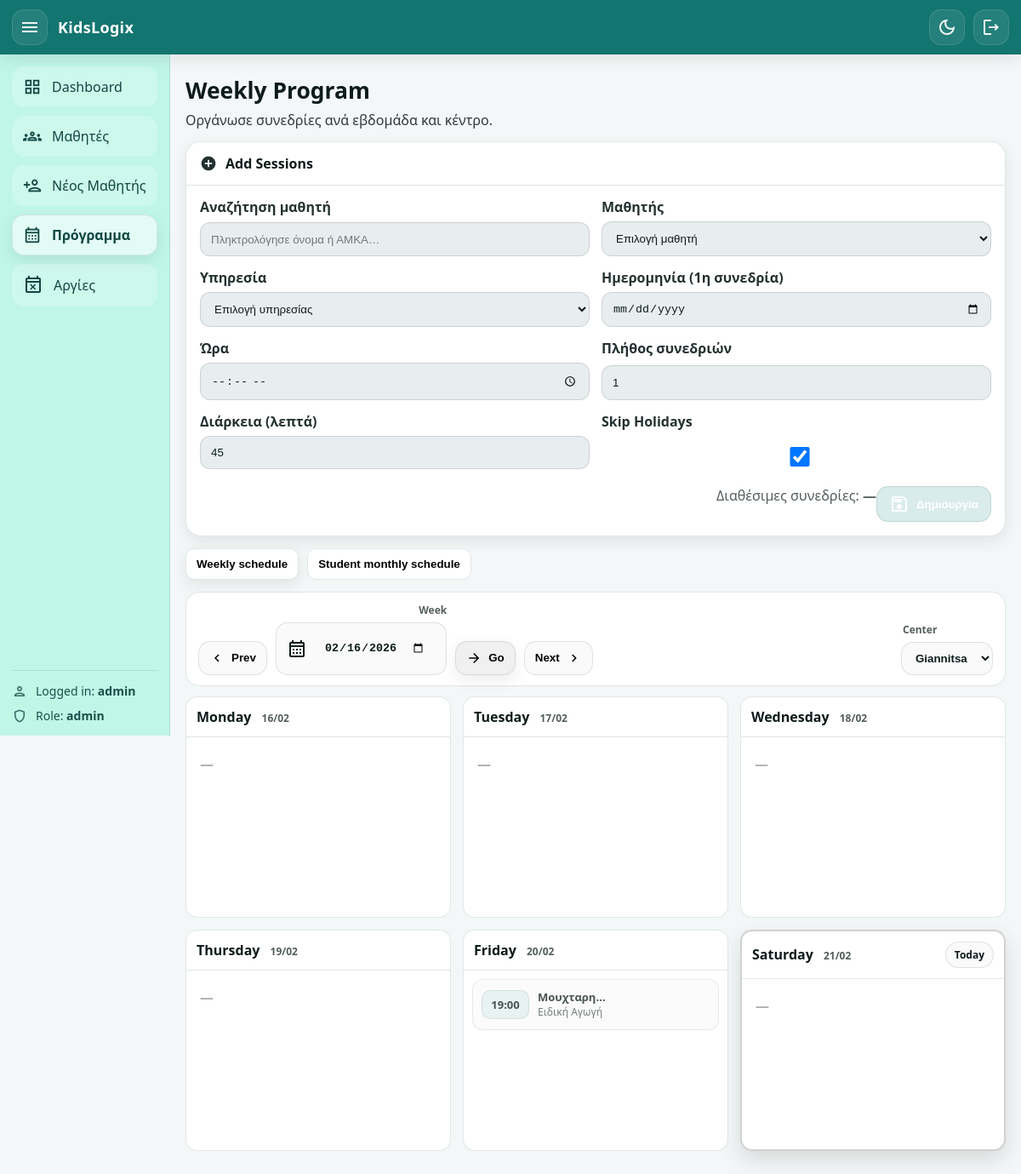
The page /schedule (signed in) on the database its author committed.
### app/models.py (models this page shows, shortened)
class User(Base):
    __tablename__ = "users"
    id: Mapped[int] = mapped_column(Integer, primary_key=True, autoincrement=True)
    username: Mapped[str] = mapped_column(String(60), unique=True, nullable=False)
    password_hash: Mapped[str] = mapped_column(String(255), nullable=False)
    role: Mapped[str] = mapped_column(String(20), nullable=False, default="admin")
    is_active: Mapped[int] = mapped_column(Integer, nullable=False, default=1)

class Appointment(Base):
    __tablename__ = "appointments"
    id: Mapped[int] = mapped_column(Integer, primary_key=True, autoincrement=True)
    student_amka: Mapped[str] = mapped_column(
        ForeignKey("students.amka", ondelete="CASCADE"), nullable=False
    )
    service_id: Mapped[int] = mapped_column(
        ForeignKey("services.id", ondelete="CASCADE"), nullable=False
    )
    center: Mapped[str] = mapped_column(String(20), nullable=False)
    day: Mapped[date] = mapped_column(Date, nullable=False)
    start_time: Mapped[time] = mapped_column(Time, nullable=False)
    duration_min: Mapped[int | None] = mapped_column(Integer, nullable=True)
    status: Mapped[str] = mapped_column(
        String(20), nullable=False, default="scheduled"
    )
    created_at: Mapped[datetime] = mapped_column(
        DateTime, default=datetime.utcnow, nullable=False
    )
    student: Mapped["Student"] = relationship(back_populates="appointments")
    service: Mapped["Service"] = relationship(back_populates="appointments")

class Student(Base):
    __tablename__ = "students"
    amka: Mapped[str] = mapped_column(String(20), primary_key=True)
    center: Mapped[str] = mapped_column(
        String(20),
        nullable=False,
        default="Giannitsa",  # Giannitsa / KryaVrisi
    )
    first_name: Mapped[str] = mapped_column(String(60), nullable=False)
    last_name: Mapped[str] = mapped_column(String(60), nullable=False)
    date_of_birth: Mapped[date | None] = mapped_column(Date, nullable=True)
    parent_name: Mapped[str | None] = mapped_column(String(120), nullable=True)
    parent_phone: Mapped[str | None] = mapped_column(String(30), nullable=True)
    assessment_expiry_date: Mapped[date | None] = mapped_column(Date, nullable=True)
    admin_comment: Mapped[str | None] = mapped_column(String(1000), nullable=True)
    created_at: Mapped[datetime] = mapped_column(
        DateTime, default=datetime.utcnow, nullable=False
    )
    services: Mapped[list["StudentService"]] = relationship(
        back_populates="student",
        cascade="all, delete-orphan",
    )
    appointments: Mapped[list["Appointment"]] = relationship(
        back_populates="student",
        cascade="all, delete-orphan",
    )
    payments: Mapped[list["Payment"]] = relationship(
        back_populates="student",
        cascade="all, delete-orphan",
    )

class Service(Base):
    __tablename__ = "services"
    id: Mapped[int] = mapped_column(Integer, primary_key=True, autoincrement=True)
    name: Mapped[str] = mapped_column(String(60), unique=True, nullable=False)
    student_links: Mapped[list["StudentService"]] = relationship(
        back_populates="service",
        cascade="all, delete-orphan",
    )
    appointments: Mapped[list["Appointment"]] = relationship(
        back_populates="service",
        cascade="all, delete-orphan",
    )

### app/routers/web.py (the view)
@router.get("/schedule", response_class=HTMLResponse)
def schedule_page(
    request: Request,
    db: Session = Depends(get_db),
    user: User = Depends(get_current_user),
    center: str | None = None,
    week: str | None = None,
):
    today = date.today()
    base = parse_date(week or "") or today
    week_start = start_of_week(base)
    prev_week = (week_start - timedelta(days=7)).isoformat()
    next_week = (week_start + timedelta(days=7)).isoformat()
    days = []
    labels = ["Δευτέρα", "Τρίτη", "Τετάρτη", "Πέμπτη", "Παρασκευή", "Σάββατο"]
    for i in range(6):
        d = week_start + timedelta(days=i)
        days.append(
            {
                "label": labels[i],
                "date": d,
                "date_iso": d.isoformat(),
                "date_str": d.strftime("%d/%m/%Y"),
            }
        )
    center = normalize_center(center) if center else "Giannitsa"
    week_end = week_start + timedelta(days=5)
    appointments = (
        db.query(Appointment)
        .options(joinedload(Appointment.student), joinedload(Appointment.service))
        .filter(Appointment.center == center)
        .filter(Appointment.day >= week_start)
        .filter(Appointment.day <= week_end)
        .filter(Appointment.status.in_(["scheduled", "completed"]))  # προαιρετικό
        .order_by(Appointment.day.asc(), Appointment.start_time.asc())
        .all()
    )
    week_days = [x["date"] for x in days]
    appointments_by_day: dict[str, list[Appointment]] = {d.isoformat(): [] for d in week_days}
    for ap in appointments:
        appointments_by_day[ap.day.isoformat()].append(ap)
    students = db.query(Student).order_by(Student.last_name.asc(), Student.first_name.asc()).all()
    services = db.query(Service).order_by(Service.name.asc()).all()
    totals = (
        db.query(
            StudentService.student_amka,
            StudentService.service_id,
            func.coalesce(StudentService.total_sessions, 0),
        )
        .all()
    )
    totals_map = {(amka, int(sid)): int(total or 0) for (amka, sid, total) in totals}
    completed = (
        db.query(
            Appointment.student_amka,
            Appointment.service_id,
            func.count(Appointment.id),
        )
        .filter(Appointment.status == "completed")
        .group_by(Appointment.student_amka, Appointment.service_id)
        .all()
    )
    completed_map = {(amka, int(sid)): int(cnt or 0) for (amka, sid, cnt) in completed}
    remaining_js_map: dict[str, int] = {}
    for (amka, sid), total in totals_map.items():
        done = completed_map.get((amka, sid), 0)
        remaining_js_map[f"{amka}|{sid}"] = max(int(total) - int(done), 0)
    remaining_js = json.dumps(remaining_js_map)
    week_days = [x["date"] for x in days]  # list[date] (Mon..Sat)
    appointments_by_day: dict[str, list[Appointment]] = {d.isoformat(): [] for d in week_days}
    for ap in appointments:
        appointments_by_day[ap.day.isoformat()].append(ap)
    return templates.TemplateResponse(
        "schedule.html",
        {
            "request": request,
            "user": user,
            "page": "schedule",
            "students": students,
            "services": services,
            "centers": CENTERS,
            "center": center,
            "week_start": week_start,
            "week_start_str": week_start.isoformat(),
            "days": days,  # αν το χρειάζεσαι αλλού
            "remaining_js": remaining_js,
            "today": today,
            "prev_week": prev_week,
            "next_week": next_week,
            "week_days": week_days,
            "appointments_by_day": appointments_by_day,
        },
    )

### app/templates/schedule.html (shortened to what this page needs)
{% extends "base.html" %}
{% block content %}
<div class="page-head">
  <div>
    <h1 class="page-title">Weekly Program</h1>
    <p class="page-subtitle">Οργάνωσε συνεδρίες ανά εβδομάδα και κέντρο.</p>
  </div>
</div>
<div class="card">
  <div class="card-head">
    <div class="card-title">
      <span class="material-icons-outlined">add_circle</span>
      <h2>Add Sessions</h2>
    </div>
  </div>
  <div class="card-body">
    <form class="form-grid" method="post" action="/schedule/create-batch">
      <div class="grid-2">
        <label class="field">
          <span>Αναζήτηση μαθητή</span>
          <input id="studentSearch" type="text" placeholder="Πληκτρολόγησε όνομα ή ΑΜΚΑ…" autocomplete="off">
        </label>
        <label class="field">
          <span>Μαθητής</span>
          <select id="studentSelect" name="student_amka" required>
            <option value="" disabled selected>Επιλογή μαθητή</option>
          </select>
        </label>
        <label class="field">
          <span>Υπηρεσία</span>
          <select id="serviceSelect" name="service_id" required>
            <option value="" disabled selected>Επιλογή υπηρεσίας</option>
          </select>
        </label>
        <label class="field">
          <span>Ημερομηνία (1η συνεδρία)</span>
          <input type="date" name="start_day" required>
        </label>
        <label class="field">
          <span>Ώρα</span>
          <input type="time" name="start_time" placeholder="--:--">
        </label>
        <label class="field">
          <span>Πλήθος συνεδριών</span>
          <input id="countInput" type="number" name="count" min="1" value="1" required>
        </label>
        <label class="field">
          <span>Διάρκεια (λεπτά)</span>
          <input type="number" name="duration_min" min="15" step="5" value="45">
        </label>
        <label class="field inline">
          <span>Skip Holidays</span>
          <input type="checkbox" name="skip_holidays" checked>
        </label>
      </div>
      <div class="form-actions">
        <div class="muted">
          Διαθέσιμες συνεδρίες: <b id="remainingLabel">—</b>
        </div>
        <button class="btn btn-primary" type="submit">
          <span class="material-icons-outlined">save</span>
          Δημιουργία
        </button>
      </div>
    </form>
  </div>
</div>
<div class="view-toggle">
  <button type="button" class="toggle-btn active" id="btnWeekly">Weekly schedule</button>
  <button type="button" class="toggle-btn" id="btnMonthly">Student monthly schedule</button>
</div>
<div id="weeklyView">
  <form method="get" action="/schedule" class="weekbar">
    <div class="weekbar-left">
      <button class="navbtn" type="submit" name="week" value="{{ prev_week }}" title="Previous week">
        <span class="material-icons-outlined">chevron_left</span>
        <span>Prev</span>
      </button>
      <div class="weekpick">
        <div class="weekpick-label">Week</div>
        <div class="weekpick-row">
          <span class="material-icons-outlined">calendar_month</span>
          <input type="date" name="week" value="{{ week_start_str }}">
        </div>
      </div>
      <button class="navbtn navbtn-primary" type="submit" title="Go to week">
        <span class="material-icons-outlined">arrow_forward</span>
        <span>Go</span>
      </button>
      <button class="navbtn" type="submit" name="week" value="{{ next_week }}" title="Next week">
        <span>Next</span>
        <span class="material-icons-outlined">chevron_right</span>
      </button>
    </div>
    <div class="weekbar-right">
      <div class="centerpick">
        <div class="centerpick-label">Center</div>
        <select name="center" class="center-select">
          {% for c in centers %}
            <option value="{{ c }}" {% if c == center %}selected{% endif %}>{{ c }}</option>
          {% endfor %}
        </select>
      </div>
    </div>
  </form>
  <div class="weekly-list">
    {% for d in week_days %}
      {% set key = d.isoformat() %}
      <div class="day-column {% if today and key == today.isoformat() %}is-today{% endif %}">
        <div class="day-header">
          <div class="day-title">
            {{ d.strftime("%A") }}
            <span class="day-date">{{ d.strftime("%d/%m") }}</span>
          </div>
          {% if today and key == today.isoformat() %}
            <span class="today-pill">Today</span>
          {% endif %}
        </div>
        <div class="day-body">
          {% set day_aps = appointments_by_day.get(key, []) %}
          {% if day_aps %}
            {% for ap in day_aps %}
              <div class="ap-card {{ ap.status }}">
                <div class="ap-time">{{ ap.start_time.strftime("%H:%M") }}</div>
                <div class="ap-info">
                  <div class="ap-student">
                    {{ ap.student.full_name if ap.student else ap.student_amka }}
                  </div>
                  <div class="ap-service">
                    {{ ap.service.name if ap.service else ("Service #" ~ ap.service_id) }}
                  </div>
                </div>
              </div>
            {% endfor %}
          {% else %}
            <div class="empty-day">—</div>
          {% endif %}
        </div>
      </div>
    {% endfor %}
  </div>
</div>
{% endblock %}

### app/templates/base.html (shortened to what this page needs)
<!doctype html>
<html lang="el" data-theme="light">
<head>
  <link rel="stylesheet" href="/static/style.css?v=6" />
</head>
<body>
  <div class="app-shell">
    <header class="topbar">
      <div class="topbar-left">
        <button class="icon-btn topbar-btn" id="sidebarToggle" type="button" aria-label="Toggle sidebar">
          <span class="material-icons-outlined">menu</span>
        </button>
        <div class="brand">
          <span class="brand-title">KidsLogix</span>
        </div>
      </div>
      <div class="topbar-right">
        <button class="icon-btn topbar-btn" id="themeToggle" type="button" aria-label="Toggle dark mode" title="Dark mode">
          <span class="material-icons-outlined" id="themeIcon">dark_mode</span>
        </button>
        <a class="icon-btn topbar-btn" href="/auth/logout" aria-label="Logout" title="Logout">
          <span class="material-icons-outlined">logout</span>
        </a>
      </div>
    </header>
    <div class="layout">
      <aside class="sidebar" id="sidebar">
        <nav class="nav">
          {% set path = request.url.path %}
          <a class="nav-item {% if path == '/' %}active{% endif %}" href="/">
            <span class="material-icons-outlined nav-ic">grid_view</span>
            <span class="nav-txt">Dashboard</span>
          </a>
          <a class="nav-item {% if path.startswith('/students') and path != '/students/new' %}active{% endif %}" href="/students">
            <span class="material-icons-outlined nav-ic">groups</span>
            <span class="nav-txt">Μαθητές</span>
          </a>
          <a class="nav-item {% if path == '/students/new' %}active{% endif %}" href="/students/new">
            <span class="material-icons-outlined nav-ic">person_add</span>
            <span class="nav-txt">Νέος Μαθητής</span>
          </a>
          <a class="nav-item {% if path.startswith('/schedule') %}active{% endif %}" href="/schedule">
            <span class="material-icons-outlined nav-ic">calendar_month</span>
            <span class="nav-txt">Πρόγραμμα</span>
          </a>
          <a class="nav-item {% if page=='holidays' %}active{% endif %}" href="/holidays">
            <span class="material-icons-outlined">event_busy</span>
            <span>Αργίες</span>
          </a>
        </nav>
        <div class="sidebar-footer">
          <div class="meta-row">
            <span class="material-icons-outlined">person</span>
            <span>Logged in: <b>{{ user.username if user else '-' }}</b></span>
          </div>
          <div class="meta-row">
            <span class="material-icons-outlined">shield</span>
            <span>Role: <b>{{ user.role if user else '-' }}</b></span>
          </div>
        </div>
      </aside>
      <main class="content">
        {% block content %}{% endblock %}
      </main>
    </div>
  </div>
</body>
</html>

### rows shown on the page
User: username "admin", role "admin"
Appointment: start_time "19:00", student "Μουχταρη…", service "Ειδική Αγωγή"

### other values the page prints
{{ d.strftime("%A") }} "Monday" "Tuesday" "Wednesday" "Thursday" "Friday" "Saturday"
{{ d.strftime("%d/%m") }} "16/02" "17/02" "18/02" "19/02" "20/02" "21/02"
form field center "Giannitsa"
